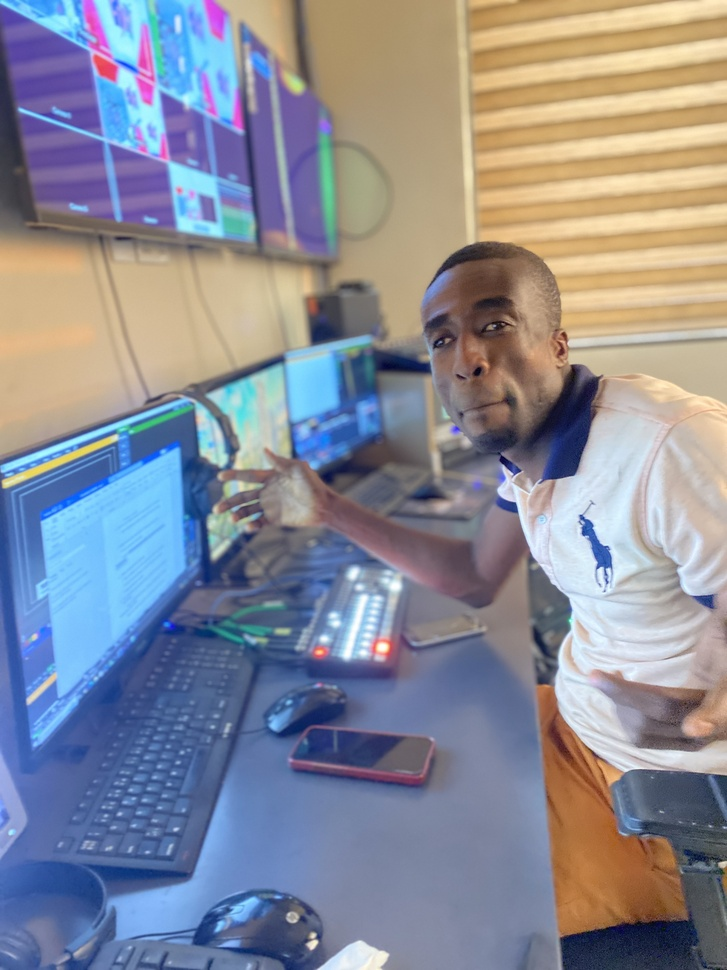
#> input picture richardbenephraim/lecture_6/files/a.JPG, 727 x 970 px, shrunk from 3024 x 4032 before the run
$ python main_end.py
#> lines starting #> are read from the running program, lines starting #| are printed output that depends on the picture
# with open("files/MOCK_DATA.csv", "r", encoding="utf-8") as file:
#    content = file.readlines()

# for txt in content[:51]:
#    pass


from PIL import Image, ImageChops

img1 = Image.open("./files/a.JPG")
#> img1 is the input picture: PIL image 727x970 RGB; mean R, G, B 137.9, 139.8, 151.5
climg2 = Image.open("./files/b.JPG")
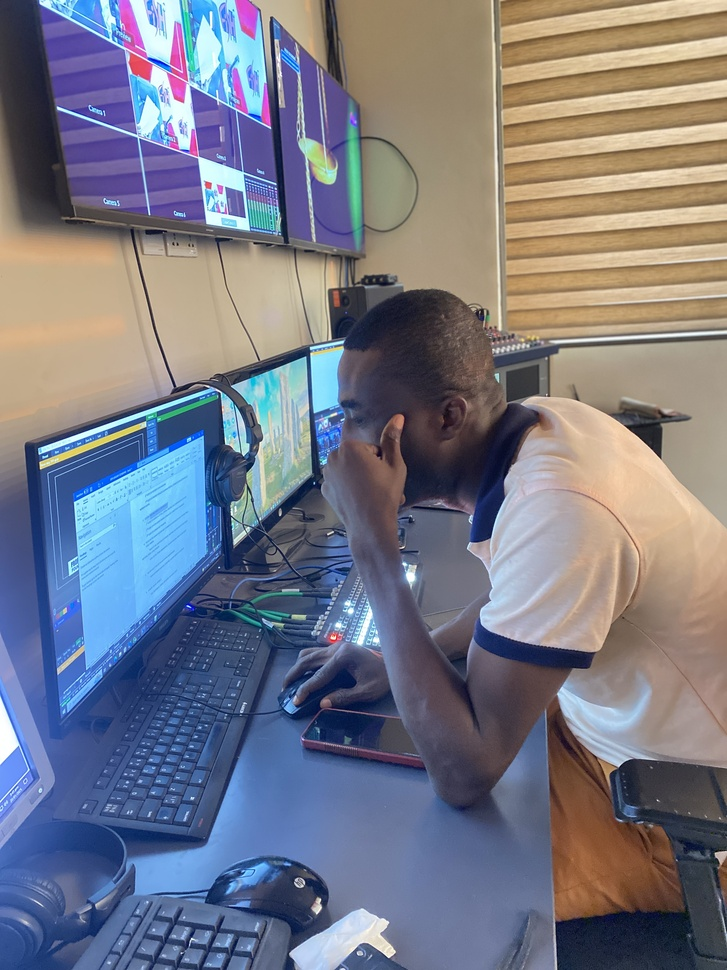
#> input picture richardbenephraim/lecture_6/files/b.JPG, 727 x 970 px, shrunk from 3024 x 4032 before the run
#> climg2 is the input picture: PIL image 727x970 RGB; mean R, G, B 119.3, 120.8, 133.5

difference = ImageChops.difference(img1,climg2)
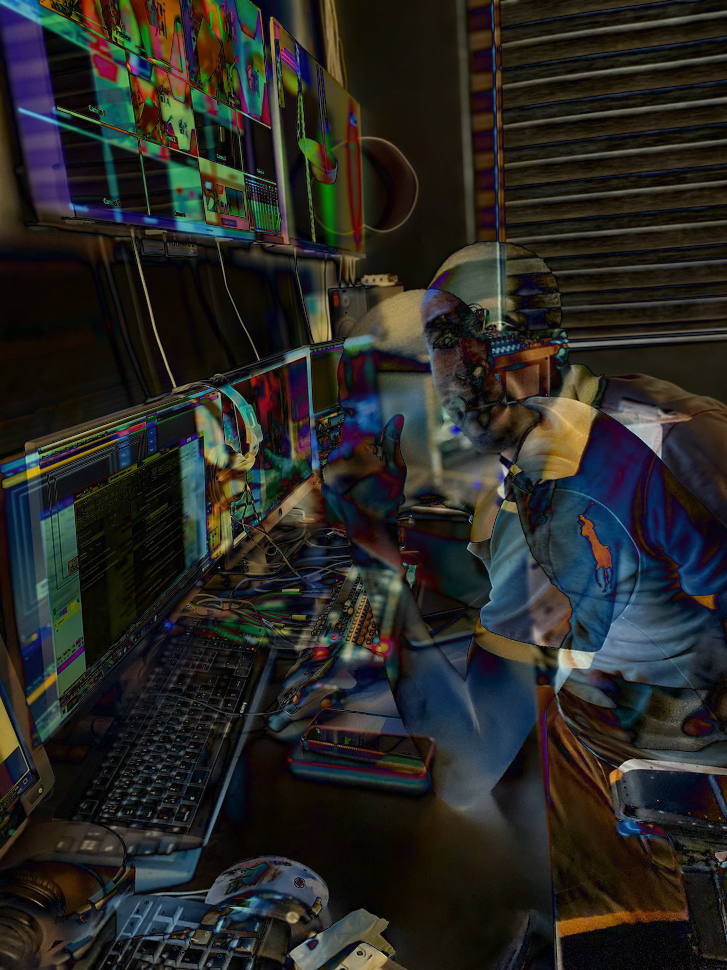
#> difference: PIL image 727x970 RGB; mean R, G, B 39.5, 39.1, 35.7

difference.show()
